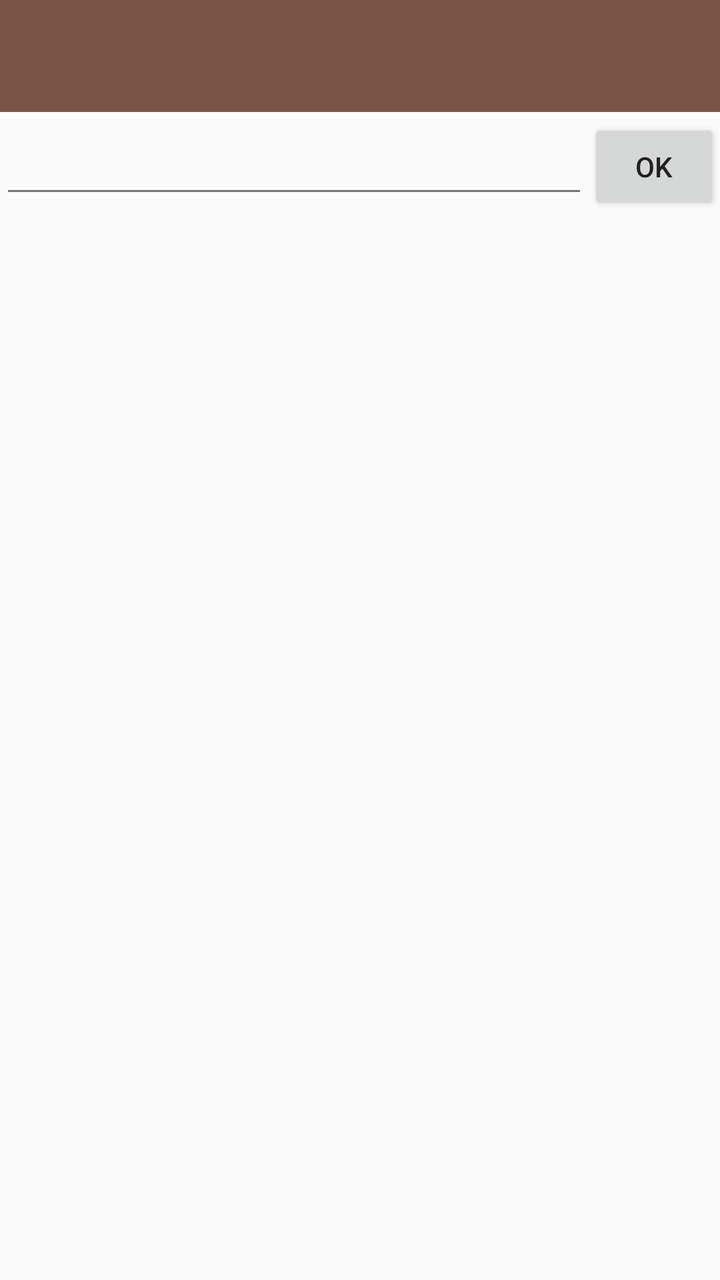
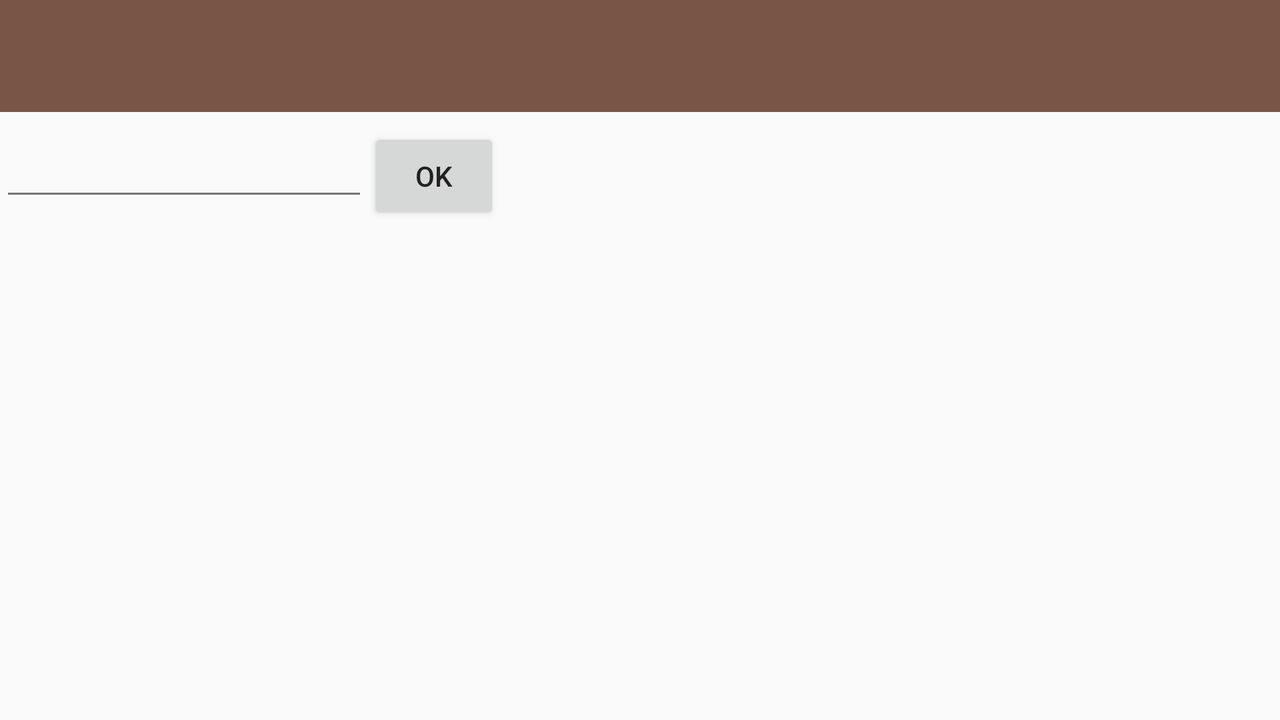

Compare how this app lays out the same screen by default and in its alternative resource folder. The renders come first, then the two layout files and the values they reference.
<!-- AndroidManifest.xml: application theme AppTheme -->
<!-- res/layout/fragment_chooser.xml -->
<?xml version="1.0" encoding="utf-8"?>
<androidx.constraintlayout.widget.ConstraintLayout xmlns:android="http://schemas.android.com/apk/res/android"
    xmlns:app="http://schemas.android.com/apk/res-auto"
    xmlns:tools="http://schemas.android.com/tools"
    android:layout_width="match_parent"
    android:layout_height="match_parent"
    tools:context=".fragment.FragmentChooser">

    <include
        android:id="@+id/toolbar"
        layout="@layout/toolbar_layout" />

    <LinearLayout
        android:id="@+id/search"
        android:layout_width="match_parent"
        android:layout_height="0dp"
        android:orientation="horizontal"
        app:layout_constraintTop_toBottomOf="@+id/toolbar">

        <androidx.appcompat.widget.AppCompatEditText
            android:id="@+id/country_name"
            android:layout_width="match_parent"
            android:layout_height="match_parent"
            android:layout_weight="3"
            android:imeOptions="actionGo" />

        <androidx.appcompat.widget.AppCompatButton
            android:id="@+id/start_search"
            android:layout_width="wrap_content"
            android:layout_height="wrap_content"
            android:layout_weight="1"
            android:text="@string/ok" />
    </LinearLayout>

    <androidx.recyclerview.widget.RecyclerView
        android:id="@+id/recycler_view"
        android:layout_width="match_parent"
        android:layout_height="0dp"
        app:layout_constraintBottom_toBottomOf="parent"
        app:layout_constraintTop_toBottomOf="@+id/search" />

    <LinearLayout
        android:id="@+id/loader"
        android:layout_width="0dp"
        android:layout_height="0dp"
        android:gravity="center"
        android:orientation="vertical"
        android:visibility="gone"
        app:layout_constraintBottom_toBottomOf="parent"
        app:layout_constraintEnd_toEndOf="parent"
        app:layout_constraintStart_toStartOf="parent"
        app:layout_constraintTop_toBottomOf="@+id/search">

        <ProgressBar
            android:id="@+id/pb_progress"
            android:layout_width="200dp"
            android:layout_height="wrap_content" />

    </LinearLayout>
</androidx.constraintlayout.widget.ConstraintLayout>
<!-- res/layout/toolbar_layout.xml (included above) -->
<?xml version="1.0" encoding="utf-8"?>
<Toolbar xmlns:android="http://schemas.android.com/apk/res/android"
    xmlns:app="http://schemas.android.com/apk/res-auto"
    style="@style/AppToolbar"
    android:layout_width="match_parent"
    android:layout_height="@dimen/toolbar_height"
    android:minHeight="@dimen/toolbar_height"
    app:elevation="0dp"
    app:layout_constraintTop_toTopOf="parent" />
<!-- resources referenced by this layout -->
<resources>
  <dimen name="toolbar_height">56dp</dimen>
  <string name="ok">Ok</string>
  <style name="AppToolbar" parent="Widget.AppCompat.Toolbar">
          <item name="android:background">?attr/colorPrimary</item>
          <item name="android:titleTextColor">?attr/colorAccent</item>
      </style>
  <style name="AppTheme" parent="Theme.AppCompat.Light.DarkActionBar">
          
          <item name="colorPrimary">@color/primary</item>
          <item name="colorPrimaryDark">@color/primary_dark</item>
          <item name="colorAccent">@color/primary_light</item>
          <item name="android:textColorPrimary">@color/primary_text</item>
          <item name="android:textColorSecondary">@color/secondary_text</item>
  
          <item name="windowActionBar">false</item>
          <item name="windowNoTitle">true</item>
      </style>
  <color name="primary">#795548</color>
  <color name="primary_dark">#5D4037</color>
  <color name="primary_light">#D7CCC8</color>
  <color name="primary_text">#212121</color>
  <color name="secondary_text">#757575</color>
</resources>
<!-- res/layout-land/fragment_chooser.xml (the repository's variant of the layout above) -->
<!-- drawn on the phone turned sideways -->
<?xml version="1.0" encoding="utf-8"?>
<androidx.constraintlayout.widget.ConstraintLayout xmlns:android="http://schemas.android.com/apk/res/android"
    xmlns:app="http://schemas.android.com/apk/res-auto"
    android:layout_width="match_parent"
    android:layout_height="match_parent">

    <include
        android:id="@+id/toolbar"
        layout="@layout/toolbar_layout" />

    <FrameLayout
        android:id="@+id/container_fragment"
        android:name="com.example.myapplication.fragment.FragmentChooser"
        android:layout_width="250dp"
        android:layout_height="0dp"
        android:layout_marginTop="@dimen/default_middle_margin"
        android:layout_marginBottom="@dimen/default_middle_margin"
        android:textSize="@dimen/text_size"
        app:layout_constraintBottom_toBottomOf="parent"
        app:layout_constraintStart_toStartOf="parent"
        app:layout_constraintTop_toBottomOf="@+id/toolbar">

        <LinearLayout
            android:id="@+id/search"
            android:layout_width="match_parent"
            android:layout_height="wrap_content"
            android:orientation="horizontal">

            <androidx.appcompat.widget.AppCompatEditText
                android:id="@+id/country_name"
                android:layout_width="match_parent"
                android:layout_height="wrap_content"
                android:layout_weight="3"
                android:imeOptions="actionGo"
                android:maxLines="1" />

            <androidx.appcompat.widget.AppCompatButton
                android:id="@+id/start_search"
                android:layout_width="wrap_content"
                android:layout_height="wrap_content"
                android:layout_weight="1"
                android:text="@string/ok" />
        </LinearLayout>

        <androidx.recyclerview.widget.RecyclerView
            android:id="@+id/recycler_view"
            android:layout_width="match_parent"
            android:layout_height="match_parent"
            android:layout_marginTop="@dimen/recycler_fragment_main_margin_top"
            app:layout_constraintBottom_toBottomOf="parent"
            app:layout_constraintBottom_toTopOf="@+id/container_fragment" />


    </FrameLayout>

    <LinearLayout
        android:id="@+id/loader"
        android:layout_width="0dp"
        android:layout_height="0dp"
        android:gravity="center"
        android:orientation="vertical"
        android:visibility="gone"
        app:layout_constraintBottom_toTopOf="parent"
        app:layout_constraintEnd_toEndOf="@+id/container_fragment"
        app:layout_constraintStart_toStartOf="parent"
        app:layout_constraintTop_toBottomOf="parent">

        <ProgressBar
            android:id="@+id/pb_progress"
            android:layout_width="200dp"
            android:layout_height="wrap_content" />
    </LinearLayout>

    <FrameLayout
        android:id="@+id/fragment_viewer"
        android:name="com.example.myapplication.fragment.FragmentViewer"
        android:layout_width="0dp"
        android:layout_height="0dp"
        android:layout_marginLeft="255dp"
        android:layout_marginTop="@dimen/default_middle_margin"
        android:layout_marginBottom="@dimen/default_middle_margin"
        android:textSize="@dimen/text_size"
        app:layout_constraintBottom_toBottomOf="parent"
        app:layout_constraintEnd_toEndOf="parent"
        app:layout_constraintStart_toStartOf="@+id/container_fragment"
        app:layout_constraintTop_toBottomOf="@+id/toolbar">

        <LinearLayout
            android:layout_width="match_parent"
            android:layout_height="match_parent"
            android:orientation="horizontal"
            app:layout_constraintBottom_toBottomOf="parent"
            app:layout_constraintTop_toTopOf="parent">

            <androidx.appcompat.widget.AppCompatImageView
                android:id="@+id/image_view"
                android:layout_width="350dp"
                android:layout_height="match_parent"
                android:layout_margin="@dimen/default_margin" />

            <androidx.appcompat.widget.AppCompatTextView
                android:id="@+id/choose_info"
                android:layout_width="100dp"
                android:layout_height="match_parent"
                android:layerType="software"
                app:layout_constraintEnd_toEndOf="parent"
                app:layout_constraintStart_toStartOf="parent" />
        </LinearLayout>
    </FrameLayout>
</androidx.constraintlayout.widget.ConstraintLayout>
<!-- resources referenced by the variant -->
<!-- as the phone turned sideways resolves them -->
<resources>
  <dimen name="default_margin">16dp</dimen>
  <dimen name="default_middle_margin">8dp</dimen>
  <dimen name="text_size">20sp</dimen>
  <dimen name="toolbar_height">56dp</dimen>
  <string name="ok">Ok</string>
  <style name="AppToolbar" parent="Widget.AppCompat.Toolbar">
          <item name="android:background">?attr/colorPrimary</item>
          <item name="android:titleTextColor">?attr/colorAccent</item>
      </style>
  <style name="AppTheme" parent="Theme.AppCompat.Light.DarkActionBar">
          
          <item name="colorPrimary">@color/primary</item>
          <item name="colorPrimaryDark">@color/primary_dark</item>
          <item name="colorAccent">@color/primary_light</item>
          <item name="android:textColorPrimary">@color/primary_text</item>
          <item name="android:textColorSecondary">@color/secondary_text</item>
  
          <item name="windowActionBar">false</item>
          <item name="windowNoTitle">true</item>
      </style>
  <color name="primary">#795548</color>
  <color name="primary_dark">#5D4037</color>
  <color name="primary_light">#D7CCC8</color>
  <color name="primary_text">#212121</color>
  <color name="secondary_text">#757575</color>
</resources>
